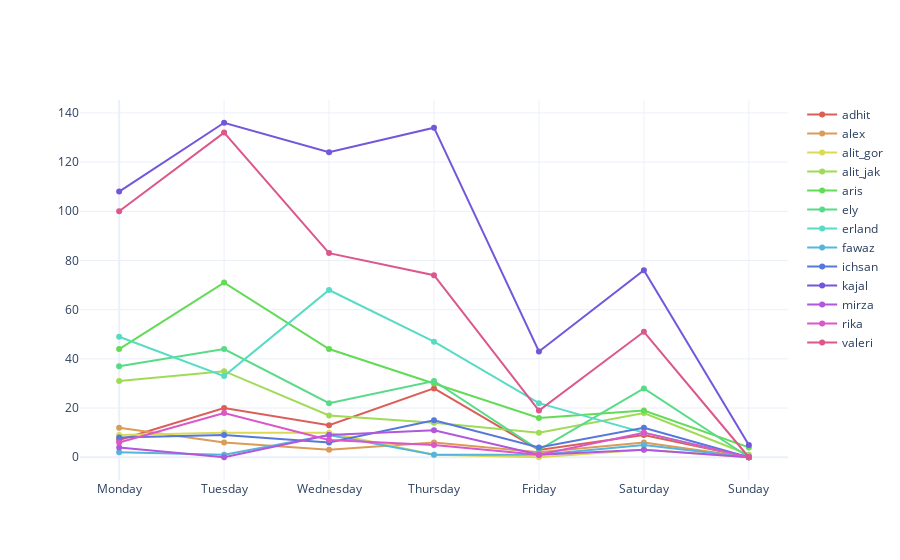

The cell this chart's notebook holds for it:
### Markdown cell above
Daily user activity

### Code cell
fig = FigureBuilder(chat).user_interventions_count_linechart(date_mode='weekday',
                                                             title=None,
                                                             xlabel=None).update_layout(xaxis={'tickvals': [0, 1, 2, 3, 4, 5, 6],
                                                                                               'ticktext': ['Monday', 'Tuesday', 'Wednesday',
                                                                                                            'Thursday', 'Friday', 'Saturday', 'Sunday']})
py.plot(fig, filename='Daily user activity', auto_open=False)
fig

### Figure 1 — Plotly figure (JSON) as saved in the notebook; plotly's stock layout.template omitted (floating-point values rounded to 4 significant figures)
{"data": [{"line": {"color": "#DB5F57"}, "name": "adhit", "showlegend": true, "text": [0, 1, 2, 3, 4, 5, 6], "type": "scatter", "x": [0, 1, 2, 3, 4, 5, 6], "y": [7, 20, 13, 28, 3, 9, 0]}, {"line": {"color": "#DB9C57"}, "name": "alex", "showlegend": true, "text": [0, 1, 2, 3, 4, 5, 6], "type": "scatter", "x": [0, 1, 2, 3, 4, 5, 6], "y": [12, 6, 3, 6, 2, 6, 0]}, {"line": {"color": "#DBD957"}, "name": "alit_gor", "showlegend": true, "text": [0, 1, 2, 3, 4, 5, 6], "type": "scatter", "x": [0, 1, 2, 3, 4, 5, 6], "y": [9, 10, 10, 1, 0, 3, 0]}, {"line": {"color": "#A0DB57"}, "name": "alit_jak", "showlegend": true, "text": [0, 1, 2, 3, 4, 5, 6], "type": "scatter", "x": [0, 1, 2, 3, 4, 5, 6], "y": [31, 35, 17, 14, 10, 18, 1]}, {"line": {"color": "#63DB57"}, "name": "aris", "showlegend": true, "text": [0, 1, 2, 3, 4, 5, 6], "type": "scatter", "x": [0, 1, 2, 3, 4, 5, 6], "y": [44, 71, 44, 30, 16, 19, 4]}, {"line": {"color": "#57DB87"}, "name": "ely", "showlegend": true, "text": [0, 1, 2, 3, 4, 5, 6], "type": "scatter", "x": [0, 1, 2, 3, 4, 5, 6], "y": [37, 44, 22, 31, 3, 28, 0]}, {"line": {"color": "#57DBC5"}, "name": "erland", "showlegend": true, "text": [0, 1, 2, 3, 4, 5, 6], "type": "scatter", "x": [0, 1, 2, 3, 4, 5, 6], "y": [49, 33, 68, 47, 22, 10, 0]}, {"line": {"color": "#57B5DB"}, "name": "fawaz", "showlegend": true, "text": [0, 1, 2, 3, 4, 5, 6], "type": "scatter", "x": [0, 1, 2, 3, 4, 5, 6], "y": [2, 1, 9, 1, 1, 5, 0]}, {"line": {"color": "#5778DB"}, "name": "ichsan", "showlegend": true, "text": [0, 1, 2, 3, 4, 5, 6], "type": "scatter", "x": [0, 1, 2, 3, 4, 5, 6], "y": [8, 9, 6, 15, 4, 12, 0]}, {"line": {"color": "#7357DB"}, "name": "kajal", "showlegend": true, "text": [0, 1, 2, 3, 4, 5, 6], "type": "scatter", "x": [0, 1, 2, 3, 4, 5, 6], "y": [108, 136, 124, 134, 43, 76, 5]}, {"line": {"color": "#B057DB"}, "name": "mirza", "showlegend": true, "text": [0, 1, 2, 3, 4, 5, 6], "type": "scatter", "x": [0, 1, 2, 3, 4, 5, 6], "y": [4, 0, 9, 11, 1, 3, 0]}, {"line": {"color": "#DB57C9"}, "name": "rika", "showlegend": true, "text": [0, 1, 2, 3, 4, 5, 6], "type": "scatter", "x": [0, 1, 2, 3, 4, 5, 6], "y": [6, 18, 7, 5, 1, 10, 0]}, {"line": {"color": "#DB578C"}, "name": "valeri", "showlegend": true, "text": [0, 1, 2, 3, 4, 5, 6], "type": "scatter", "x": [0, 1, 2, 3, 4, 5, 6], "y": [100, 132, 83, 74, 19, 51, 0]}], "layout": {"xaxis": {"ticktext": ["Monday", "Tuesday", "Wednesday", "Thursday", "Friday", "Saturday", "Sunday"], "tickvals": [0, 1, 2, 3, 4, 5, 6]}}}
